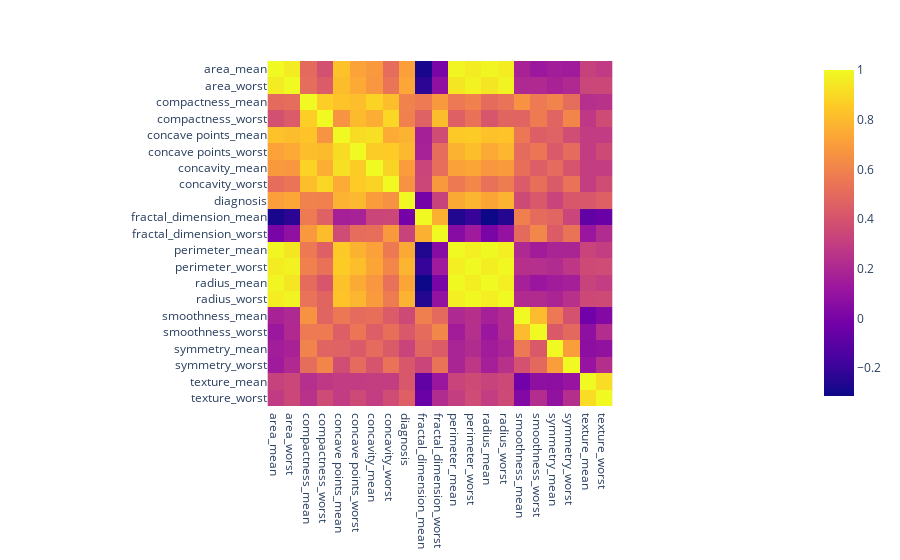

Write notebook code for a chart like this one.
### Markdown cell above
Attributes that seem to have quite distinguishable outliers are: area which also has the largest variance in standard error. Permieter also seems to have quite noticable outliers which explains noticable variance in it's standard error. These two are followed by the radius and the texture of the tumours.

### Code cell
fig = px.imshow(df_means.corr())
fig.show()

### Figure 1 — Plotly figure (JSON) as saved in the notebook; plotly's stock layout.template omitted (floating-point values rounded to 4 significant figures; data arrays with more than 128 entries replaced by an {"elided": "..."} marker saying what was removed)
{"data": [{"coloraxis": "coloraxis", "hovertemplate": "x: %{x}<br>y: %{y}<br>color: %{z}<extra></extra>", "name": "0", "type": "heatmap", "x": ["area_mean", "area_worst", "compactness_mean", "compactness_worst", "concave points_mean", "concave points_worst", "concavity_mean", "concavity_worst", "diagnosis", "fractal_dimension_mean", "fractal_dimension_worst", "perimeter_mean", "perimeter_worst", "radius_mean", "radius_worst", "smoothness_mean", "smoothness_worst", "symmetry_mean", "symmetry_worst", "texture_mean", "texture_worst"], "xaxis": "x", "y": ["area_mean", "area_worst", "compactness_mean", "compactness_worst", "concave points_mean", "concave points_worst", "concavity_mean", "concavity_worst", "diagnosis", "fractal_dimension_mean", "fractal_dimension_worst", "perimeter_mean", "perimeter_worst", "radius_mean", "radius_worst", "smoothness_mean", "smoothness_worst", "symmetry_mean", "symmetry_worst", "texture_mean", "texture_worst"], "yaxis": "y", "z": {"elided": "21x21 float values"}}], "layout": {"coloraxis": {"colorscale": [[0, "#0d0887"], [0.1111, "#46039f"], [0.2222, "#7201a8"], [0.3333, "#9c179e"], [0.4444, "#bd3786"], [0.5556, "#d8576b"], [0.6667, "#ed7953"], [0.7778, "#fb9f3a"], [0.8889, "#fdca26"], [1, "#f0f921"]]}, "margin": {"t": 60}, "xaxis": {"anchor": "y", "constrain": "domain", "domain": [0, 1], "scaleanchor": "y"}, "yaxis": {"anchor": "x", "autorange": "reversed", "constrain": "domain", "domain": [0, 1]}}}
